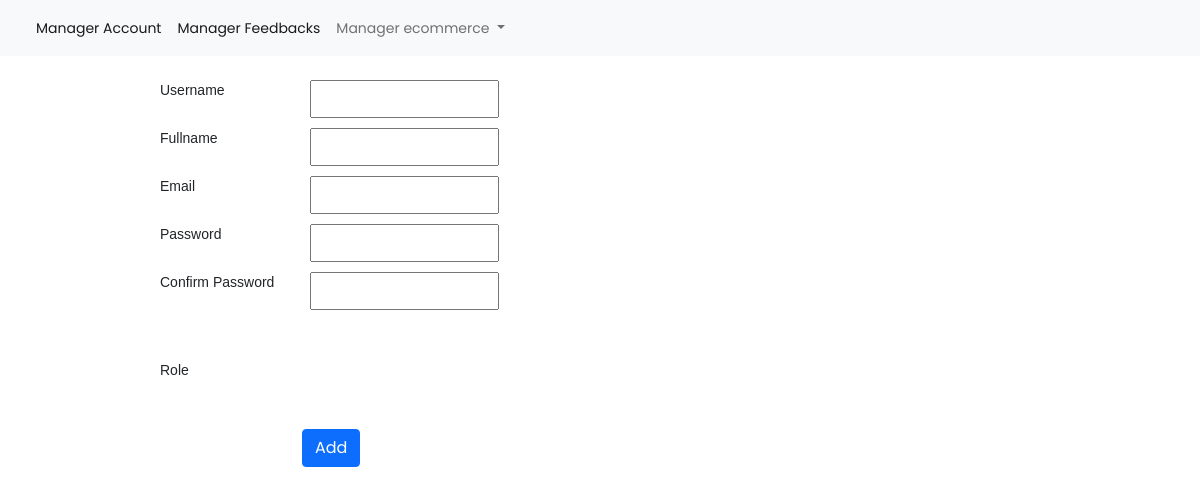
Page /admin/accounts/create.php on the earlier database version.
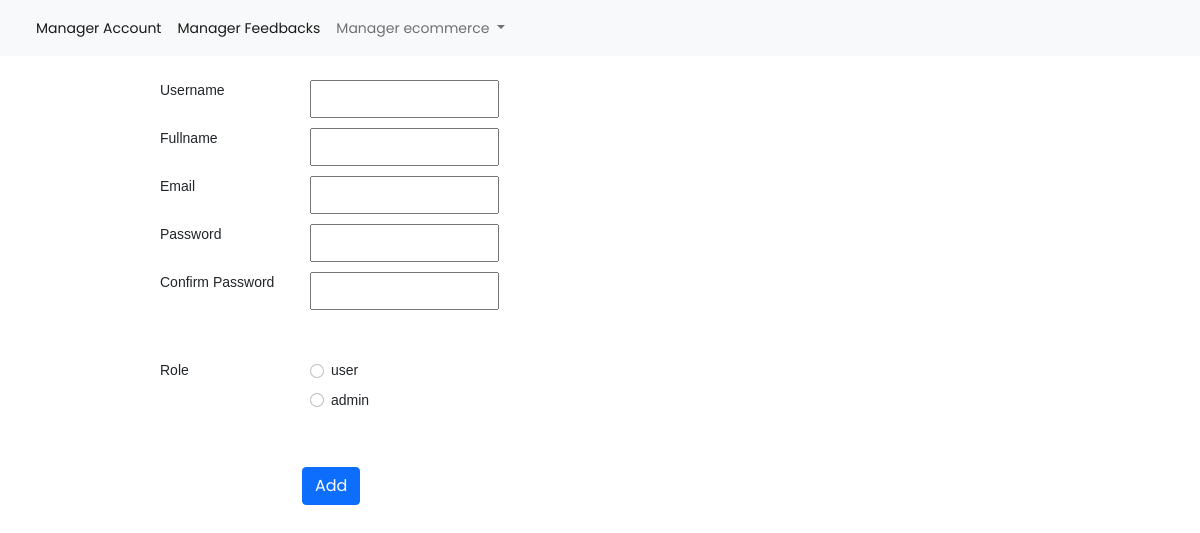
Same page on the later database version.
### tables this page shows
CREATE TABLE `roles` (
  `id` int(11) NOT NULL,
  `name` varchar(30) NOT NULL
);

### app/models/Template.php (called while the page is built, shortened)
<?php
class Template
{
    public function view($view, $data)
    {
        extract($data);
        include BASE_URL . 'app/views/' . $view . '.php';
    }
    public function render($view, $data)
    {
        extract($data);
        include BASE_URL . 'app/views/blocks/' . $view . '.php';
        return ob_get_clean();
    }
}

### admin/accounts/create.php (called while the page is built, shortened)
<?php
require_once "../../config/database.php";
$template = new Template();
$userModels = new User();
$roles = $userModels->getAllRoles();
$data = [
  'title' => 'Add account',
  'slot' => $template->render('add_account', ['roles'=> $roles]),
];
$template->view('layout_admin', $data);

### app/models/User.php (called while the page is built, shortened)
<?php
class User extends Database
{
    public function getAllRoles(){
        $sql = parent::$connection->prepare("select * from roles");
        return parent::select($sql);
    }
}

### app/models/Database.php (called while the page is built, shortened)
<?php
class Database
{
    public static function select($stmt)
    {
        if ($stmt) {
            $stmt->execute();
            return $stmt->get_result()->fetch_all(MYSQLI_ASSOC);
        }
    }
}

### app/views/blocks/add_account.php (the view, shortened to what this page needs)
<div class="container mt-4" style="display: flex; justify-content: center;">
	<div class="main-content">
		<form id="product-form" method="POST" action="store.php">
			<div class="wrap-field">
				<label>Username</label> <input type="text" name="username" value=""  required/>
			</div>
			<div class="wrap-field">
				<label>Fullname</label> <input type="text" name="fullname" value="" required/>
			</div>
			<div class="wrap-field">
				<label>Email</label>
				<input type="email" name="email" class="email" required/>
			</div>
			<div class="wrap-field">
				<label>Password</label> <input class="input-password" type="password" name="password" />
			</div>
			<div class="wrap-field">
				<label>Confirm Password</label> <input class="input-cfpassword" type="password" />
			</div>
			<div class="wrap-field mt-4">
				<label>Role </label>
				<div class="d-flex flex-column box-role">
					<?php foreach($roles as $role): ?>
					<div class="form-check">
						<input class="form-check-input" type="radio" name="role" id="flexRadioDefault1" value="<?php echo $role['id'] ?>" required>
						<label class="form-check-label" for=""><?php echo $role['name'] ?>
						</label>
					</div>
					<?php endforeach ?>
				</div>
			</div>
			<button class="btn btn-primary my-5 btnAdd" style="margin-left: 142px;">Add</button>
		</form>
	</div>
</div>

### app/views/layout_admin.php (shortened to what this page needs)
<?php
require_once "../../config/database.php";
?>
<!DOCTYPE html>
<html lang="zxx">
<head>
    <link
	href="https://cdn.jsdelivr.net/npm/bootstrap@5.0.2/dist/css/bootstrap.min.css"
	rel="stylesheet"
 />
<link rel="stylesheet"
	href="https://cdnjs.cloudflare.com/ajax/libs/font-awesome/6.4.2/css/all.min.css">
    <link rel="stylesheet" href="../../public/css/admin-style.css">
</head>
<body>
    <nav class="navbar navbar-expand-lg navbar-light bg-light position-relative">
      <div class="container-fluid">
        <div class="collapse navbar-collapse" id="navbarSupportedContent">
          <ul class="navbar-nav me-auto mb-2 mb-lg-0">
            <li class="nav-item">
              <a class="nav-link active" aria-current="page" href="ManagerUsersController"
                >Manager Account</a
              >
            </li>
            <li class="nav-item">
              <a class="nav-link active" aria-current="page" href="ManagerFeedbacksController"
                >Manager Feedbacks</a
              >
            </li>
            <li class="nav-item dropdown">
              <a
                class="nav-link dropdown-toggle"
                href="#"
                id="navbarDropdown"
                role="button"
                data-bs-toggle="dropdown"
                aria-expanded="false"
              >
                Manager ecommerce
              </a>
            </li>
          </ul>
        </div>
      </div>
    </nav>
    <?php
    if (!empty($slot)) {
        echo $slot;
    }
    ?>
</body>
</html>

### public/css/admin-style.css (style rules this page uses)
body { font-family: arial; padding: 0; margin: 0; font-size: 14px; }
.container { width: 1200px; margin: 0 auto; }
a { text-decoration: none; }
.main-content { float: left; width: 900px; margin-left: 20px; }
#product-form label { width: 150px; display: inline-block; float: left; }
#product-form input { margin-bottom: 10px; line-height: 32px; float: left; }

### app/views/layout_admin.php (style rules this page uses)
body, a, button { font-family: 'Poppins', sans-serif; position: relative; }

Differences in the rows shown:
added roles: name "user"
added roles: name "admin"
